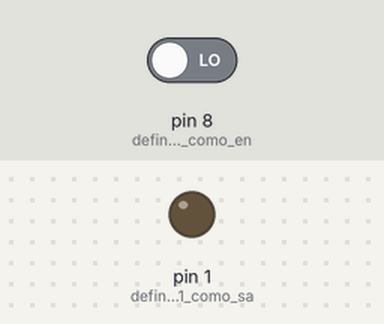
A sketch run on a simulated Arduino Uno, built with avr-gcc and run on an emulated ATmega328P. Parts: output pins drawn as LEDs (lit = HIGH). The inputs (shaded band) are chosen by the test bench; at power-on: pin 8 (definindo_porta_8_como_en) LOW.

Above: at 1.2 s.
1.3 s: pin 8 (definindo_porta_8_como_en) driven HIGH
At 1.7 s:
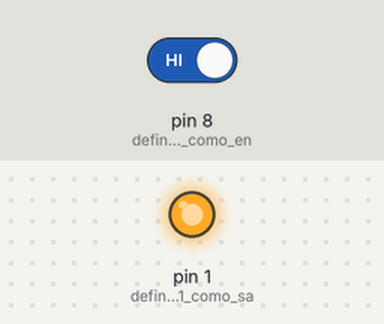
2.8 s: pin 8 (definindo_porta_8_como_en) driven LOW
At 4.0 s:
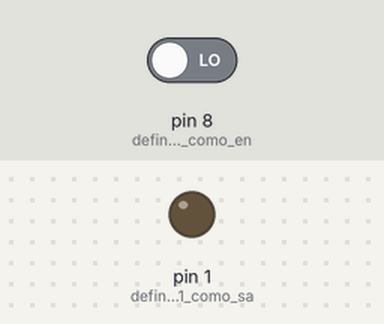
Timing chart, 0 to 5.8 s (numbered marks = the images above; inputs shaded):
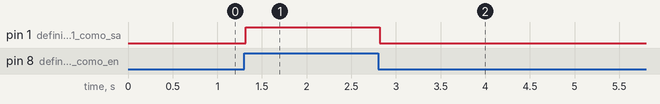

The sketch:

sketch_dec25a.ino
```cpp
int tempo; //criando variavel tempo
int botao = 0; // criando a variavel para receber o valor do sinal que está lendo no botão
void setup() {
  pinMode(1, OUTPUT); // definindo porta 1 como saida
  pinMode (8, INPUT); // definindo porta 8 como entrada
  tempo = 30; // definindo valor da variável tempo
}
void loop() {
  botao = digitalRead(8); // Lê o valor da porta de entra 8 e grava na variavel botao
  if (botao == HIGH){ // se variavel botão receber valor "Alto"/"HIGH"
  digitalWrite(1, HIGH); // porta 1 libera 5v/HIGH/1
  } else {   // senão botao recebe valor "Baixo"/"LOW"
  digitalWrite(1, LOW); /// porta 1 libera 0v/LOW/O/GND
}
  delay(tempo); // aguarda o valor que está definido na variável tempo em ms (1000ms = 1s)
}
// mudando algo para fazer um segundo commit
```

Measured:
- after the input at 1.3 s, pin 1 (definindo_porta_1_como_sa): LOW → HIGH at once
- after the input at 2.8 s, pin 1 (definindo_porta_1_como_sa): HIGH → LOW at once
